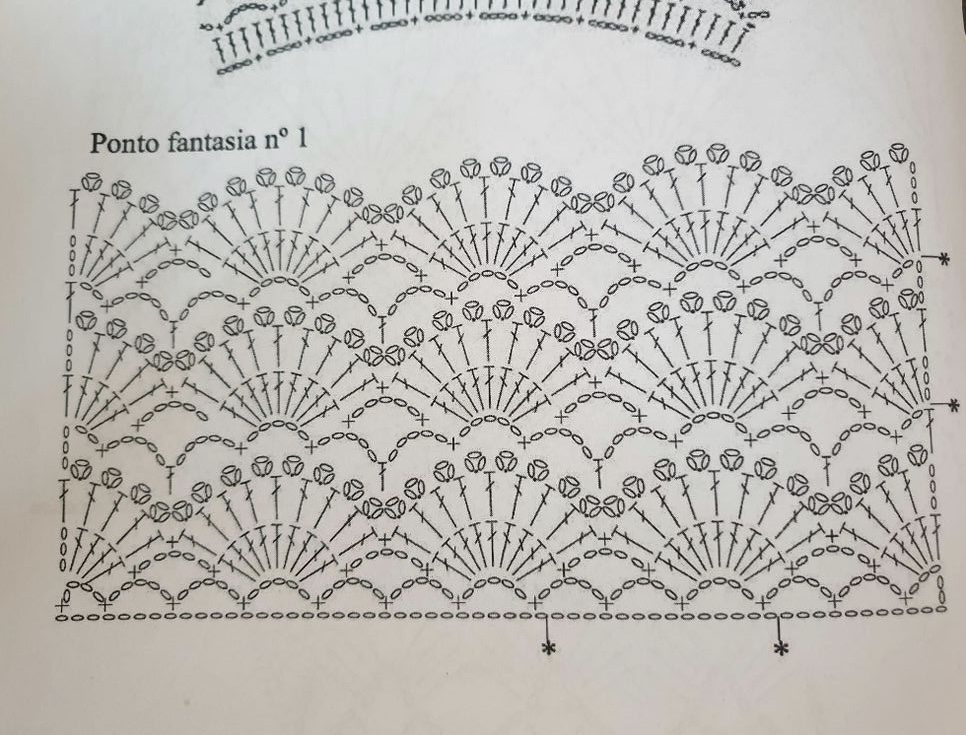
#> input picture data/raw/easy/11.jpg, 966 x 735 px; its folder holds only this picture in this run
$ jupyter execute --allow-errors pipeline_label_studio.ipynb
#> lines starting #> are read from the running program, lines starting #| are printed output that depends on the picture; after the words box and inside, x2 and y2 are one past the last pixel; in counts of white or black regions, pixels touching at a corner belong together
#> further down, img is the input picture: shape (735, 966, 3); mean B, G, R 181.1, 185.7, 188.4
#> `thresh = cv.adaptiveThreshold(denoised, 255, cv.ADAPTIVE_THRESH_GAUSSI..`:
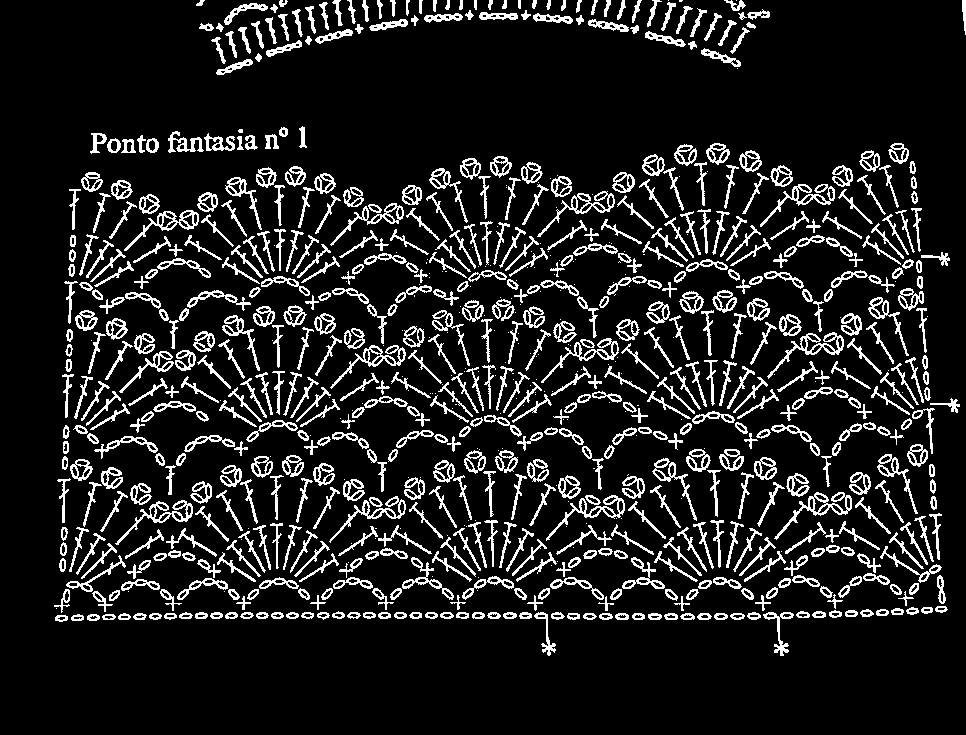
#> thresh: shape (735, 966); 12.3% white in thin lines or dots, all inside (x1, y1, x2, y2) = (54, 0, 966, 656)
[cell 1]
import os
import json
import uuid
import cv2 as cv
import numpy as np
from pathlib import Path
import matplotlib.pyplot as plt

# --- Constants & Paths ---
RAW_DATA_DIR = "data/raw/easy"
OUTPUT_JSON = "label_studio_import.json"
# You need a web server or local path reachable by Label Studio
# If running locally, you often use "Local Storage" in Label Studio
IMAGE_URL_PREFIX = "http://localhost:8080/data/"

# [31 lines left out: function create_ls_prediction, not called in this run]

def find_stitch_roi(binary: np.ndarray,
                    min_fill_ratio: float = 0.05,
                    margin_frac: float = 0.02) -> tuple[int,int,int,int]:
    """
    Locate the bounding box of the densest connected region (the stitch grid).
    Returns (x, y, w, h) in pixel coordinates.

    Strategy
    --------
    1. Dilate heavily so nearby symbols merge into blobs.
    2. Find the largest blob by area — that is the stitch grid.
    3. Return its bounding rectangle with a small margin.
    """
#> called with min_fill_ratio = 0.05, margin_frac = 0.02
    kernel = cv.getStructuringElement(cv.MORPH_ELLIPSE, (2, 2))
    cleaned = cv.morphologyEx(binary, cv.MORPH_OPEN, kernel, iterations=1)
#> cleaned: shape (735, 966); 12.1% white in thin lines or dots, all inside (x1, y1, x2, y2) = (55, 0, 966, 657)

    # 4. Close small gaps inside symbols
    kernel2 = cv.getStructuringElement(cv.MORPH_ELLIPSE, (3, 3))
    closed = cv.morphologyEx(cleaned, cv.MORPH_CLOSE, kernel2, iterations=1)
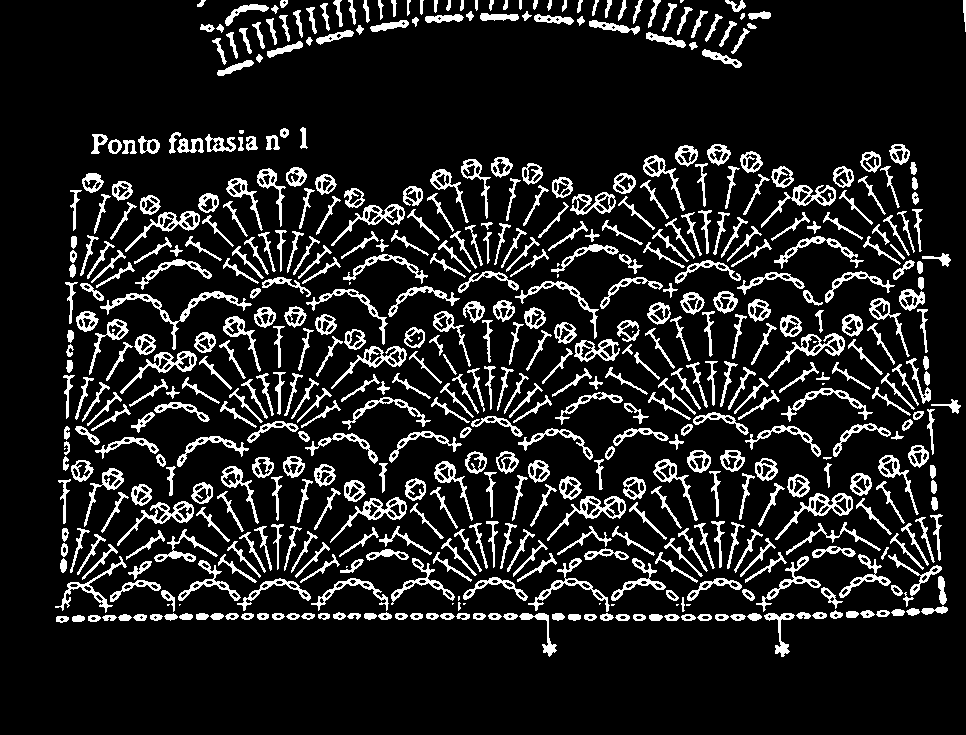
#> closed: shape (735, 966); 12.9% white; 546 white regions (22 under 20 px), largest, box (x1, y1, x2, y2) and area: (100, 291, 252, 350) 946, (775, 493, 853, 540) 666, (547, 496, 626, 541) 658


    # Dilate so all stitch symbols within a piece connect
    k = cv.getStructuringElement(cv.MORPH_RECT, (30, 20))
    dilated = cv.dilate(closed, k, iterations=3)
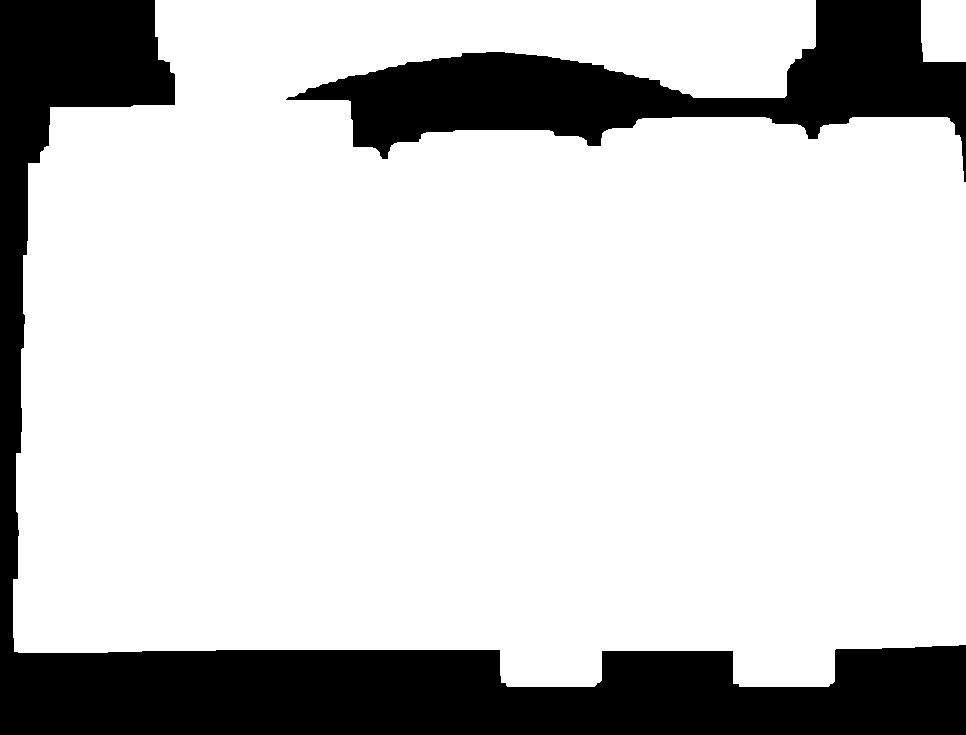
#> dilated: shape (735, 966); 79.2% white; 2 black regions

    # Find contours of merged blobs
    contours, _ = cv.findContours(dilated, cv.RETR_EXTERNAL,
                                    cv.CHAIN_APPROX_SIMPLE)
#> contours = 2 contours; box (x1, y1, x2, y2) and area: (13, 0, 966, 687) 557232, (921, 0, 966, 62) 2656
    if not contours:
        h, w = closed.shape
        return 0, 0, w, h

    # Pick the largest contour
    largest = max(contours, key=cv.contourArea)
#> largest = contour of 383 points, box (x1, y1, x2, y2) (13, 0, 966, 687), area 557232
    x, y, w, h = cv.boundingRect(largest)
#> x = 13; y = 0; w = 953; h = 687

    # Add margin
    H, W = closed.shape
    mx = int(W * margin_frac)
    my = int(H * margin_frac)
    x = max(0, x - mx);  y = max(0, y - my)
#> after `x = max(0, x - mx)`: x = 0
    w = min(W - x, w + 2*mx)
#> w = 966
    h = min(H - y, h + 2*my)
#> h = 715
#> `roi = find_stitch_roi(thresh)`: roi = (0, 0, 966, 715)
#> `roi_x, roi_y, roi_w, roi_h = roi`: roi_x = 0; roi_w = 966; roi_h = 715
#> `roi_gray = gray[roi_y:roi_y+roi_h, roi_x:roi_x+roi_w]`:
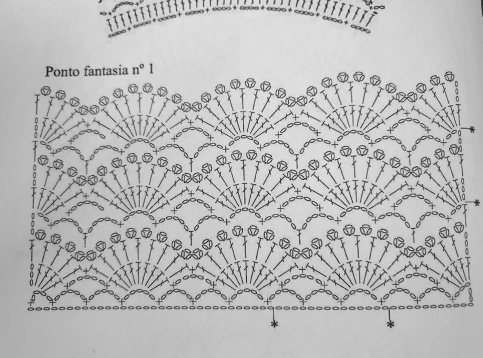
#> roi_gray: shape (715, 966) (shown at 1/2 size); min 0, max 255, mean 185.9
#> `roi_bin = thresh[roi_y:roi_y+roi_h, roi_x:roi_x+roi_w]`:
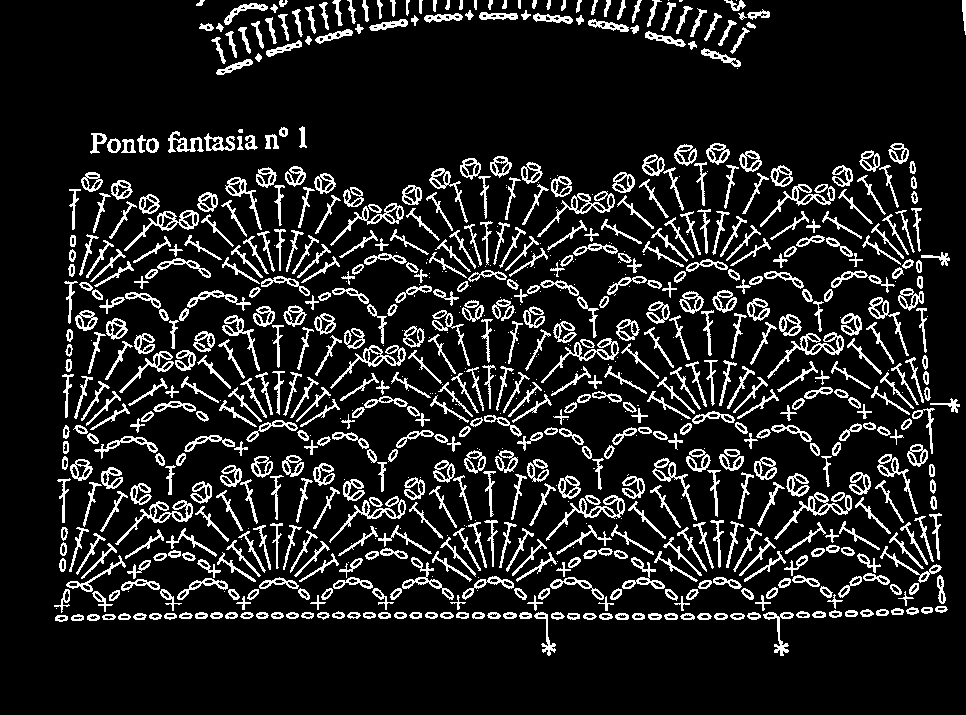
#> roi_bin: shape (715, 966); 12.6% white in thin lines or dots, all inside (x1, y1, x2, y2) = (54, 0, 966, 656)
#> `cnts, _ = cv.findContours(roi_bin, cv.RETR_TREE, cv.CHAIN_APPROX_SIMPLE)`: cnts = 1616 contours, 317 with area under 20; largest, box (x1, y1, x2, y2) and area: (774, 492, 852, 540) 735, (124, 210, 199, 251) 676, (537, 191, 615, 237) 651, (330, 345, 406, 389) 637, (767, 332, 844, 379) 620
    return x, y, w, h

def count_rows_from_contours(contours, gap_factor=0.5):
    """
    Count stitch rows by clustering contour bounding boxes by their y-position.

    Contours belonging to the same row have similar y-centres.
    A gap larger than gap_factor * median_height between consecutive
    y-centres means we've crossed into a new row.

    Args:
        contours:    list of OpenCV contours
        gap_factor:  gap threshold as a fraction of the median symbol height.
                     Increase if rows are being merged; decrease if one row
                     is being split into multiple.

    Returns:
        n_rows:      number of detected rows
        row_groups:  list of lists — each inner list holds the contour indices
                     belonging to that row, top to bottom
    """
#> called with gap_factor = 0.5
    if not contours:
        return 0, []

    # Collect (y_centre, height, original_index) for every contour
    boxes = []
    for i, c in enumerate(contours):
        x, y, w, h = cv.boundingRect(c)
        y_centre = y + h / 2
        boxes.append((y_centre, h, i))
#> this loop made 1616 passes
#> (x, y, w, h, y_centre) on passes 1 to 3: (55, 615, 13, 7, 618.5), (57, 616, 9, 5, 618.5), (102, 614, 14, 6, 617)
#> after the loop, boxes = 1616 items, first 6: (618.5, 7, 0), (618.5, 5, 1), (617, 6, 2), (617.5, 5, 3), (617.5, 7, 4), (617.5, 5, 5)

    # Sort by y_centre top → bottom
    boxes.sort(key=lambda b: b[0])
    y_centres = np.array([b[0] for b in boxes])
#> y_centres = 1616 values from 0.5 to 634
    heights   = np.array([b[1] for b in boxes])
#> heights = 1616 values, max 63 at index 1199, min 1 at index 0, mean 13.29

    median_h  = np.median(heights)
#> median_h = 9
    min_gap   = gap_factor * median_h
#> min_gap = 4.5

    # Gap-based clustering: a jump larger than min_gap starts a new row
    row_groups = []
    current_row = [boxes[0][2]]
#> current_row = [1587]

    for i in range(1, len(boxes)):
        gap = y_centres[i] - y_centres[i - 1]
        if gap > min_gap:
            row_groups.append(current_row)
            current_row = []
        current_row.append(boxes[i][2])
#> this loop made 1615 passes
#> gap on passes 1 to 3: 0, 0.5, 2
#> after the loop, row_groups = 5 items
    row_groups.append(current_row)

    n_rows = len(row_groups)
#> n_rows = 6

    # ── Visualisation ────────────────────────────────────────────────
    colors = plt.cm.tab10.colors
    overlay = cv.cvtColor(roi_rgb.copy(), cv.COLOR_BGR2RGB)

    for row_idx, group in enumerate(row_groups):
        color_bgr = tuple(int(c * 255) for c in colors[row_idx % len(colors)][:3])
        for ci in group:
            x, y, w, h = cv.boundingRect(contours[ci])
            cv.rectangle(overlay, (x, y), (x + w, y + h), color_bgr[::-1], 2)
            cv.putText(overlay, str(row_idx + 1), (x, y - 4),
                       cv.FONT_HERSHEY_SIMPLEX, 0.4, color_bgr[::-1], 1)

    plt.figure(figsize=(10, 10))
    plt.imshow(overlay)
    plt.title(f"{n_rows} row(s) detected  |  {len(contours)} contours total")
    plt.axis("off")
    plt.tight_layout()
    plt.show()

    for i, group in enumerate(row_groups):
        print(f"  Row {i + 1}: {len(group)} symbol(s)")

    return n_rows, row_groups


# --- Main Loop ---
ls_data = []
image_files = [f for f in os.listdir(RAW_DATA_DIR) if f.endswith(('.png', '.jpg', '.jpeg'))]

print(f"Processing {len(image_files)} images...")

#> (the rest of this cell did not finish here and is left out)
